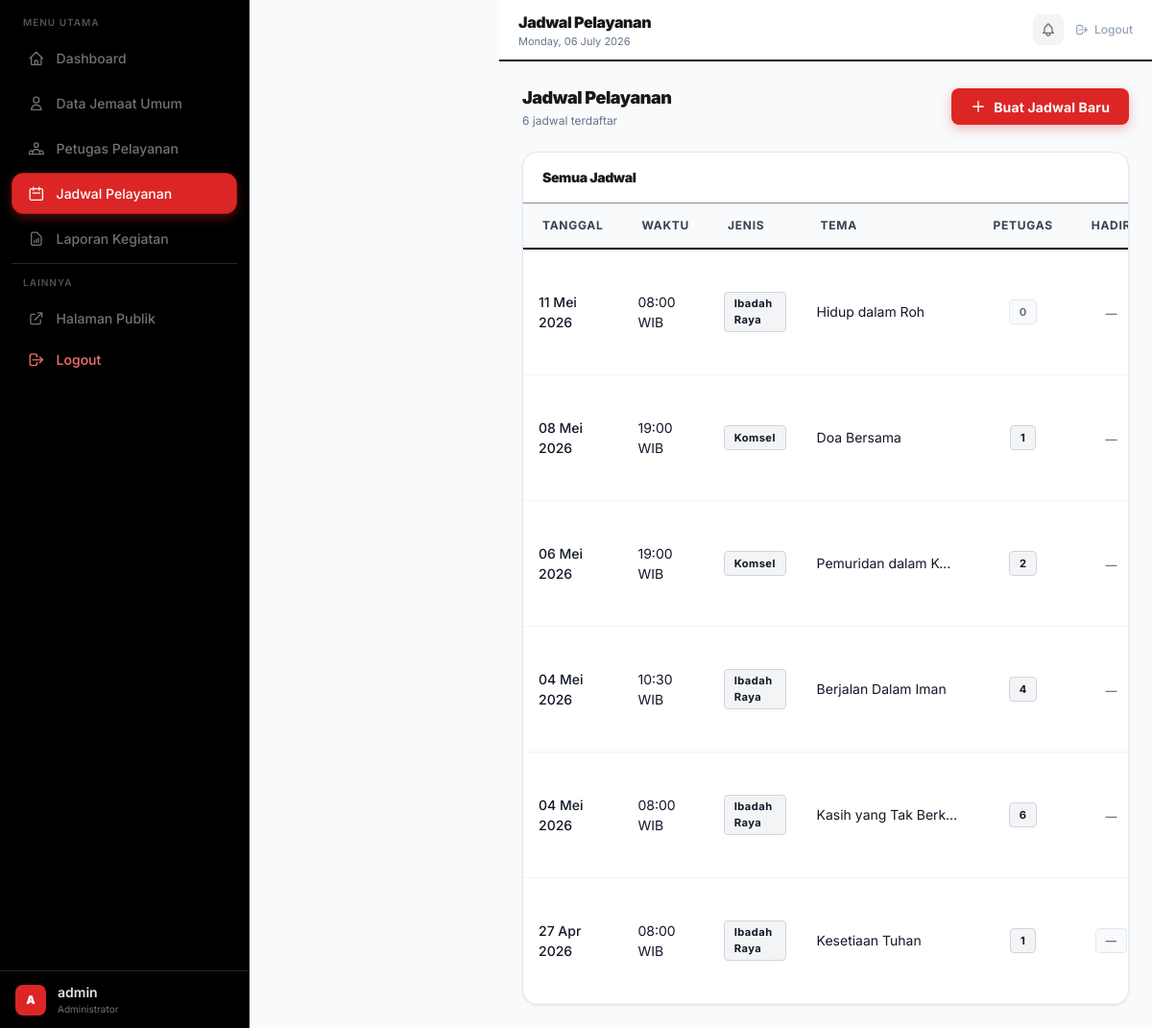
Screenshot of /manajemen-iflc/jadwal.php (signed in) with the database file from the repository.
### tables this page shows
CREATE TABLE `jadwal_ibadah` (
    `id_jadwal`    INT UNSIGNED                         NOT NULL AUTO_INCREMENT,
    `tanggal`      DATE                                 NOT NULL,
    `waktu`        TIME                                 NOT NULL,
    `jenis_ibadah` ENUM('Ibadah Raya','Komsel')         NOT NULL,
    `tema`         VARCHAR(200)                         DEFAULT NULL COMMENT 'Tema khotbah / komsel',
    `lokasi`       VARCHAR(200)                         DEFAULT NULL,
    `status`       ENUM('Aktif','Selesai','Dibatalkan') NOT NULL DEFAULT 'Aktif',
    `jumlah_hadir` INT UNSIGNED                         NOT NULL DEFAULT 0 COMMENT 'Total jemaat yang hadir',
    `created_at`   TIMESTAMP                            NOT NULL DEFAULT CURRENT_TIMESTAMP,
    `updated_at`   TIMESTAMP                            NOT NULL DEFAULT CURRENT_TIMESTAMP ON UPDATE CURRENT_TIMESTAMP,
    PRIMARY KEY (`id_jadwal`),
    INDEX `idx_jadwal_tanggal`  (`tanggal`),
    INDEX `idx_jadwal_jenis`    (`jenis_ibadah`),
    INDEX `idx_jadwal_status`   (`status`)
);

### manajemen-iflc/jadwal.php (the view, shortened to what this page needs)
<?php
$pdo = db();
$detailId   = (int)($_GET['detail'] ?? 0);
$allJadwal  = $pdo->query('
    SELECT ji.*, COUNT(dj.id_detail) AS jml_petugas
    FROM jadwal_ibadah ji
    LEFT JOIN detail_jadwal dj ON dj.id_jadwal = ji.id_jadwal
    GROUP BY ji.id_jadwal
    ORDER BY ji.tanggal DESC, ji.waktu DESC
')->fetchAll();
function fmtTgl(string $d): string {
    $bln=['','Jan','Feb','Mar','Apr','Mei','Jun','Jul','Agu','Sep','Okt','Nov','Des'];
    $ts=strtotime($d);
    return date('d',$ts).' '.$bln[(int)date('n',$ts)].' '.date('Y',$ts);
}
include __DIR__ . '/includes/header.php';
?>
<div class="flex flex-wrap items-center justify-between gap-3 mb-6">
    <div>
        <h2 class="text-lg font-black text-zinc-900 tracking-tight">Jadwal Pelayanan</h2>
        <p class="text-xs text-slate-500 mt-0.5"><?= count($allJadwal) ?> jadwal terdaftar</p>
    </div>
    <button onclick="openJadwalModal()" class="btn-primary flex items-center gap-2">
        <svg class="w-4 h-4" fill="none" viewBox="0 0 24 24" stroke="currentColor">
            <path stroke-linecap="round" stroke-linejoin="round" stroke-width="2" d="M12 4v16m8-8H4"/>
        </svg>
        Buat Jadwal Baru
    </button>
</div>
<div class="glass-card rounded-2xl overflow-hidden">
    <div class="px-5 py-4 border-b border-slate-700/60">
        <h3 class="text-sm font-black text-zinc-900 tracking-tight">Semua Jadwal</h3>
    </div>
    <?php if (empty($allJadwal)): ?>
    <div class="p-10 text-center text-slate-500 text-sm">Belum ada jadwal. Klik "Buat Jadwal Baru".</div>
    <?php else: ?>
    <div class="overflow-x-auto">
        <table class="data-table w-full">
            <thead>
                <tr>
                    <th class="px-5 py-3.5 text-left">Tanggal</th>
                    <th class="px-5 py-3.5 text-left">Waktu</th>
                    <th class="px-5 py-3.5 text-left">Jenis</th>
                    <th class="px-5 py-3.5 text-left">Tema</th>
                    <th class="px-5 py-3.5 text-center">Petugas</th>
                    <th class="px-5 py-3.5 text-center">Hadir</th>
                </tr>
            </thead>
            <tbody>
            <?php foreach ($allJadwal as $j): ?>
                <tr class="<?= $detailId===$j['id_jadwal'] ? 'bg-indigo-500/5' : '' ?>">
                    <td class="px-5 font-medium text-zinc-800"><?= fmtTgl($j['tanggal']) ?></td>
                    <td class="px-5 text-slate-600"><?= substr($j['waktu'],0,5) ?> WIB</td>
                    <td class="px-5">
                        <span class="badge badge-purple"><?= htmlspecialchars($j['jenis_ibadah']) ?></span>
                    </td>
                    <td class="px-5 text-slate-600 text-sm max-w-[180px] truncate">
                        <?= $j['tema'] ? htmlspecialchars($j['tema']) : '—' ?>
                    </td>
                    <td class="px-5 text-center">
                        <span class="badge <?= $j['jml_petugas']>0 ? 'badge-purple' : 'badge-gray' ?>">
                            <?= $j['jml_petugas'] ?>
                        </span>
                    </td>
                    <td class="px-5 text-center">
                        <?php if ($j['jumlah_hadir'] > 0): ?>
                            <span class="badge badge-amber" title="Jumlah hadir">
                                <?= number_format($j['jumlah_hadir']) ?>
                            </span>
                        <?php elseif ($j['status'] === 'Selesai'): ?>
                            <span class="badge badge-gray">—</span>
                        <?php else: ?>
                            <span class="text-slate-600 text-xs">—</span>
                        <?php endif; ?>
                    </td>
                </tr>
            <?php endforeach; ?>
            </tbody>
        </table>
    </div>
    <?php endif; ?>
</div>
<?php include __DIR__ . '/includes/footer.php'; ?>

### manajemen-iflc/includes/header.php (style rules this page uses)
*, *::before, *::after { box-sizing: border-box; }
html, body { height: 100%; }
body { font-family:'Inter',sans-serif; background:#f8fafc; color:#09090b; }
.glass-card { background:#ffffff; border:1px solid #e2e8f0; box-shadow: 0 1px 3px rgba(0,0,0,.06), 0 1px 2px rgba(0,0,0,.04); }
.data-table thead th { background:#f8fafc; font-size:.75rem; font-weight:700; text-transform:uppercase; letter-spacing:.06em; color:#374151; border-bottom:2px solid #09090b; }
.data-table tbody tr { border-bottom:1px solid #f1f5f9; transition:background .15s; }
.data-table tbody td { padding:.75rem 1rem; font-size:.875rem; color:#111827; }
.badge { display:inline-flex;align-items:center;gap:.25rem; font-size:.7rem;font-weight:700;padding:.2rem .6rem; border-radius:4px;letter-spacing:.04em; }
.badge-purple { background:#f3f4f6; color:#111827; border:1px solid #d1d5db; }
.badge-gray { background:#f9fafb; color:#6b7280; border:1px solid #e5e7eb; }
.btn-primary { background:#dc2626; color:#fff; border:none; padding:.55rem 1.25rem; border-radius:.5rem; font-size:.875rem; font-weight:700; cursor:pointer; transition:all .18s ease; box-shadow:0 4px 12px rgba(220,38,38,.3); letter-spacing:.01em; }

### rows the page displays
jadwal_ibadah: tanggal "11 Mei 2026", waktu "08:00", jenis_ibadah "Ibadah Raya", tema "Hidup dalam Roh", jml_petugas "0"
jadwal_ibadah: tanggal "08 Mei 2026", waktu "19:00", jenis_ibadah "Komsel", tema "Doa Bersama", jml_petugas "1"
jadwal_ibadah: tanggal "06 Mei 2026", waktu "19:00", jenis_ibadah "Komsel", tema "Pemuridan dalam K…", jml_petugas "2"
jadwal_ibadah: tanggal "04 Mei 2026", waktu "10:30", jenis_ibadah "Ibadah Raya", tema "Berjalan Dalam Iman", jml_petugas "4"
jadwal_ibadah: tanggal "04 Mei 2026", waktu "08:00", jenis_ibadah "Ibadah Raya", tema "Kasih yang Tak Berk…", jml_petugas "6"
jadwal_ibadah: tanggal "27 Apr 2026", waktu "08:00", jenis_ibadah "Ibadah Raya", tema "Kesetiaan Tuhan", jml_petugas "1"

### other values shown
$menu['label'] "Dashboard"
$menu['label'] "Data Jemaat Umum"
$menu['label'] "Petugas Pelayanan"
$menu['label'] "Jadwal Pelayanan"
$menu['label'] "Laporan Kegiatan"
mb_strtoupper(mb_substr($adminUser, 0, 1)) "A"
$adminUser "admin"
$pageTitle "Jadwal Pelayanan"
count($allJadwal) "6"
